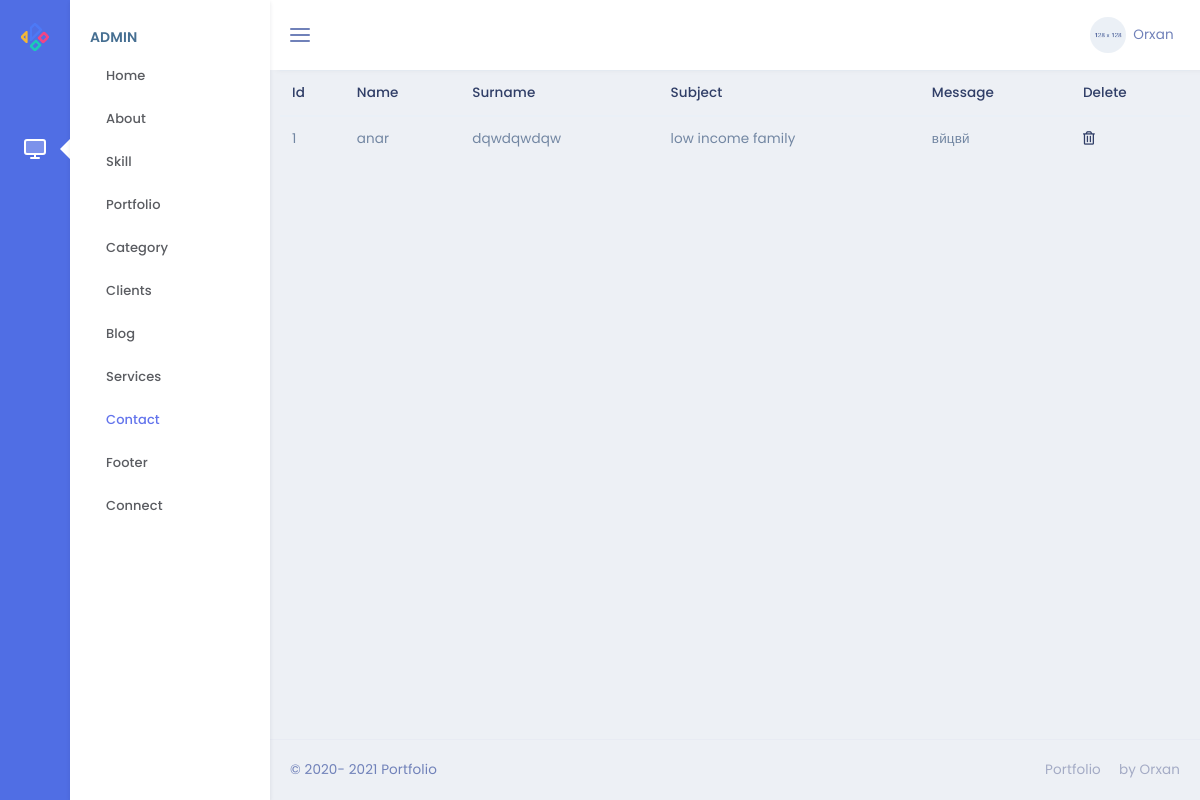
Before: /admin/contact with the older database file.
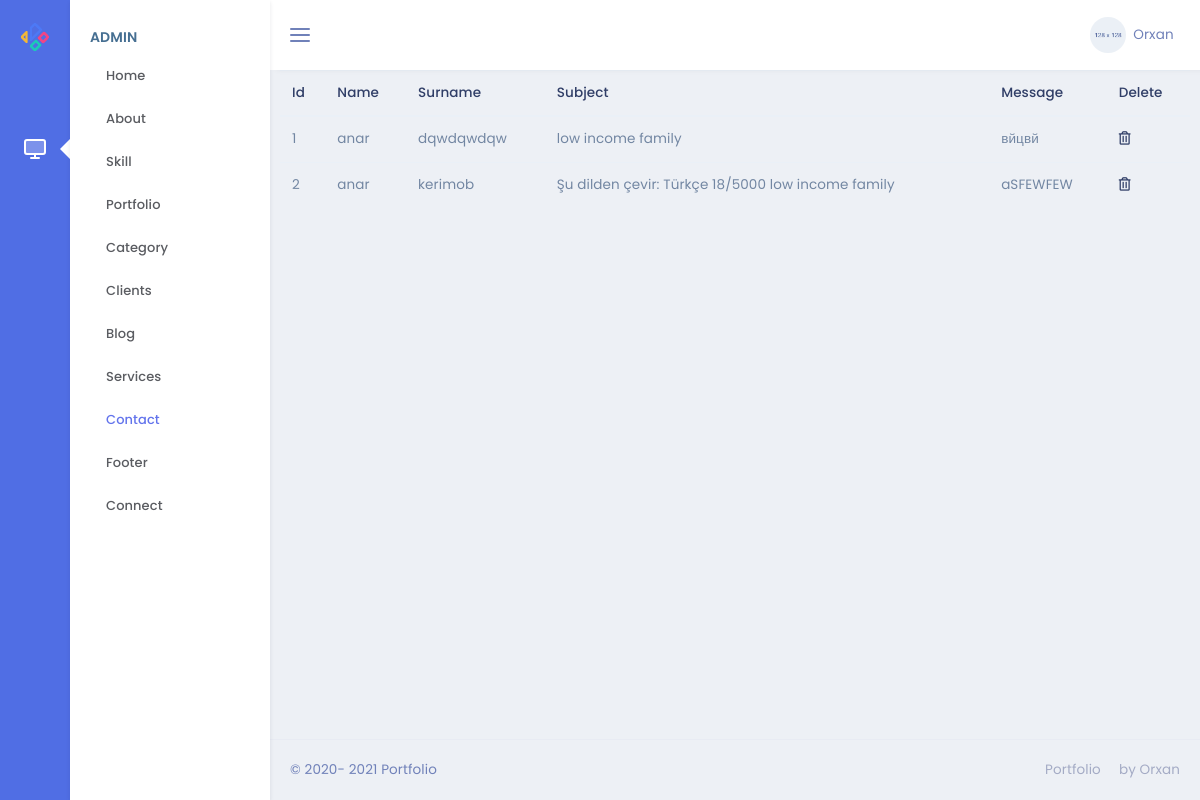
After: the same page with the newer database file.
### models.py (models this page shows)
class Contact(db.Model):
    id=db.Column(db.Integer,primary_key=True)
    name=db.Column(db.String(55))
    surname=db.Column(db.String(55))
    subject=db.Column(db.String(155))
    message=db.Column(db.String(255))

### admin/routes.py (the view)
@admin.route('/contact')
def contact():
    contacts = Contact.query.all()
    return render_template('admin/Contact/contact.html',cnc=contacts)

### admin/templates/admin/Contact/contact.html
{% extends "admin/base.html" %}
{% block content %}
<table class="table">
    <thead>
    <tr>
        <th scope="col">Id</th>
        <th scope="col">Name</th>
        <th scope="col">Surname</th>
        <th scope="col">Subject</th>
        <th scope="col">Message</th>
        <th scope="col">Delete</th>
    </tr>
    </thead>
    <tbody>
    {% for i in cnc %}
    <tr>
        <td>{{i.id}}</td>
        <td>{{i.name}}</td>
        <td>{{i.surname}}</td>
        <td>{{i.subject}}</td>
        <td>{{i.message}}</td>
        <td><a href="/admin/contact/{{i.id}}"><i class="far fa-trash-alt"></i></a></td>
    </tr>
    {% endfor %}
    </tbody>
</table>
{% endblock %}

### admin/templates/admin/base.html (shortened to what this page needs)
<!DOCTYPE html>
<html lang="en">
<head>
    <link href="{{url_for('.static',filename='css/bootstrap.min.css')}}" rel="stylesheet" type="text/css" />
    <link href="{{url_for('.static',filename='css/jquery-ui.min.css')}}" rel="stylesheet">
    <link href="{{url_for('.static',filename='css/icons.min.css')}}" rel="stylesheet" type="text/css" />
    <link rel="stylesheet" href="https://cdnjs.cloudflare.com/ajax/libs/font-awesome/5.15.2/css/all.min.css" />
    <link href="{{url_for('.static',filename='css/metisMenu.min.css')}}" rel="stylesheet" type="text/css" />
    <link href="{{url_for('.static',filename='css/app.min.css')}}" rel="stylesheet" type="text/css" />
</head>
<body class="enlarge-menu">
    <div class="leftbar-tab-menu">
        <div class="main-icon-menu">
            <a href="#" class="logo logo-metrica d-block text-center">
                <span>
                        <img src="{{url_for('.static',filename='images/logo-sm.png')}}" alt="logo-small" class="logo-sm">
                </span>
            </a>
            <nav class="nav">
                <a href="#users" class="nav-link" data-toggle="tooltip-custom" data-placement="right" data-trigger="hover" title="" data-original-title="Dashboard">
                    <i data-feather="monitor" class="align-self-center menu-icon icon-dual"></i>
                </a>
            </nav>
        </div>
        <div class="main-menu-inner">
            <div class="menu-body slimscroll">
                <div id="users" class="main-icon-menu-pane">
                    <div class="title-box">
                        <h6 class="menu-title">Admin</h6>
                    </div>
                    <ul class="nav">
                        <li class="nav-item"><a class="nav-link" href="/admin/home">Home</a></li>
                        <li class="nav-item"><a class="nav-link" href="/admin/about">About</a></li>
                        <li class="nav-item"><a class="nav-link" href="/admin/skill">Skill</a></li>
                        <li class="nav-item"><a class="nav-link" href="/admin/portfolio">Portfolio</a></li>
                        <li class="nav-item"><a class="nav-link" href="/admin/category">Category</a></li>
                        <li class="nav-item"><a class="nav-link" href="/admin/resume">Clients</a></li>
                        <li class="nav-item"><a class="nav-link" href="/admin/blog">Blog</a></li>
                        <li class="nav-item"><a class="nav-link" href="/admin/services">Services</a></li>
                        <li class="nav-item"><a class="nav-link" href="/admin/contact">Contact</a></li>
                        <li class="nav-item"><a class="nav-link" href="/admin/footer">Footer</a></li>
                        <li class="nav-item"><a class="nav-link" href="/admin/connect">Connect</a></li>
                    </ul>
                </div>
            </div>
        </div>
    </div>
    <div class="topbar">
        <nav class="navbar-custom">
            <ul class="list-unstyled topbar-nav float-right mb-0">
                <li class="dropdown">
                    <a class="nav-link dropdown-toggle waves-effect waves-light nav-user" data-toggle="dropdown" href="#" role="button" aria-haspopup="false" aria-expanded="false">
                        <img src="{{url_for('.static',filename='images/users/user-4.jpg')}}" alt="profile-user" class="rounded-circle" />
                        <span class="ml-1 nav-user-name hidden-sm">Orxan <i class="mdi mdi-chevron-down"></i> </span>
                    </a>
                </li>
            </ul>
            <ul class="list-unstyled topbar-nav mb-0">
                <li>
                    <button class="button-menu-mobile nav-link">
                            <i data-feather="menu" class="align-self-center"></i>
                        </button>
                </li>
            </ul>
        </nav>
    </div>
    <div class="page-wrapper">
        <div class="page-content-tab">
            {% block content %}
            {% endblock %}
            <footer class="footer text-center text-sm-left">
                &copy; 2020- 2021 Portfolio <span class="text-muted d-none d-sm-inline-block float-right">Portfolio <i class="mdi mdi-heart text-danger"></i> by Orxan</span>
            </footer>
        </div>
    </div>
</body>
</html>

Changed rows visible on the page:
added Contact: id "2", name "anar", surname "kerimob", subject "Şu dilden çevir: Türkçe 18/5000 low income family", message "aSFEWFEW"
